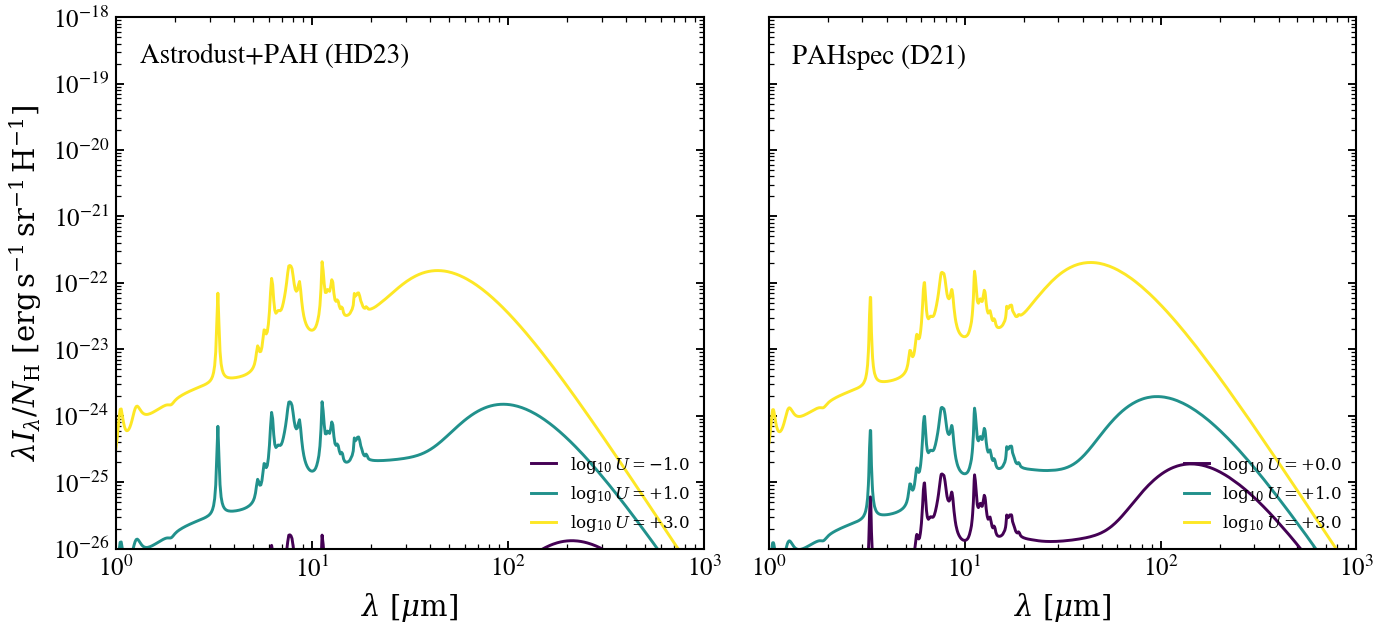

This chart was generated by the following Python code:
r"""
Two PAH libraries respond to log U with the same FIR-peak migration
====================================================================

The mid-infrared ionization-parameter sensitivity is library-specific, but
the FIR-peak migration with rising log U is a universal prediction. We
overlay the Hensley & Draine 2023 (Astrodust+PAH) and the Draine+2021
PAHspec libraries at the same three log U values to surface where the two
agree (FIR peak position) and where they differ (MIR PAH-feature strength
and the Astrodust silicate plateau near 18 microns).

References:
    Hensley, B.S. & Draine, B.T. 2023, ApJ, 948, 55.
    Draine, B.T. et al. 2021, ApJ, 917, 3.
"""

import os

os.environ["TF_CPP_MIN_LOG_LEVEL"] = "2"  # suppress XLA/PjRt C++ INFO+WARNING logs

import warnings

import matplotlib.pyplot as plt
import numpy as np

import tengri
from tengri import load_pahspec_draine2021, select_pahspec_axes
from tengri.analysis.plotting import setup_style

setup_style()
warnings.filterwarnings("ignore", message=".*BakedInBackend.*")
warnings.filterwarnings("ignore", message=".*deprecated.*")

C_CGS = 2.99792458e10
SHOWN_LGU = (-1.0, 1.0, 3.0)

hd23 = tengri.load_astrodust_hd23()
wave_um_hd23 = np.asarray(hd23.wavelength_um)
lgU_hd23 = np.asarray(hd23.lgU)
lam_cm_hd23 = wave_um_hd23 * 1.0e-4
li_um_hd23 = np.asarray(hd23.L_nu_total) * C_CGS / (4.0 * np.pi * lam_cm_hd23[None, :])

pah = load_pahspec_draine2021()
nu_pnu_pah = select_pahspec_axes(
    pah, starlight="mMMP", ionization="st", size_distribution="std", slab=False
)
wave_um_pah = np.asarray(pah.wavelength_um)
lgU_pah = np.asarray(pah.lgU)
li_um_pah = np.asarray(nu_pnu_pah) / (4.0 * np.pi)

fig, axes = plt.subplots(1, 2, figsize=(9.5, 4.5), sharey=True)
cmap = plt.get_cmap("viridis")

for k, target in enumerate(SHOWN_LGU):
    color = cmap(k / (len(SHOWN_LGU) - 1))
    i_hd = int(np.argmin(np.abs(lgU_hd23 - target)))
    axes[0].plot(
        wave_um_hd23,
        li_um_hd23[i_hd],
        color=color,
        lw=1.4,
        label=rf"$\log_{{10}} U={lgU_hd23[i_hd]:+.1f}$",
    )
    i_pah = int(np.argmin(np.abs(lgU_pah - target)))
    axes[1].plot(
        wave_um_pah,
        li_um_pah[i_pah],
        color=color,
        lw=1.4,
        label=rf"$\log_{{10}} U={lgU_pah[i_pah]:+.1f}$",
    )

for ax in axes:
    ax.set(
        xscale="log",
        yscale="log",
        xlabel=r"$\lambda\ [\mu\mathrm{m}]$",
        xlim=(1.0, 1.0e3),
        ylim=(1.0e-26, 1.0e-18),
    )
    ax.legend(loc="lower right", frameon=False, fontsize=8)

axes[0].set_ylabel(r"$\lambda I_\lambda / N_{\rm H}\ [\mathrm{erg\,s^{-1}\,sr^{-1}\,H^{-1}}]$")
axes[0].text(0.04, 0.95, "Astrodust+PAH (HD23)", transform=axes[0].transAxes, va="top")
axes[1].text(0.04, 0.95, "PAHspec (D21)", transform=axes[1].transAxes, va="top")

fig.tight_layout()
plt.savefig("plot_logu_cross_library.png", dpi=150, bbox_inches="tight")
